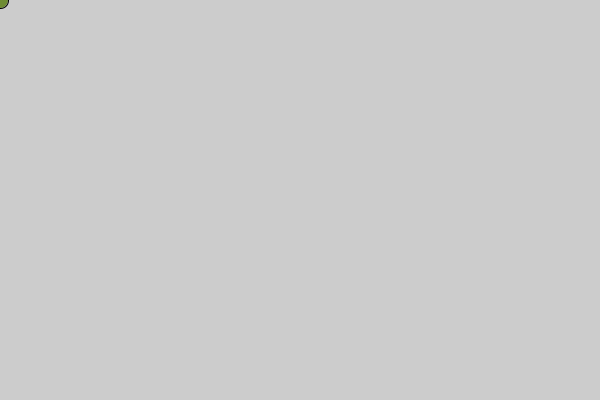
Frame 1 (no input)
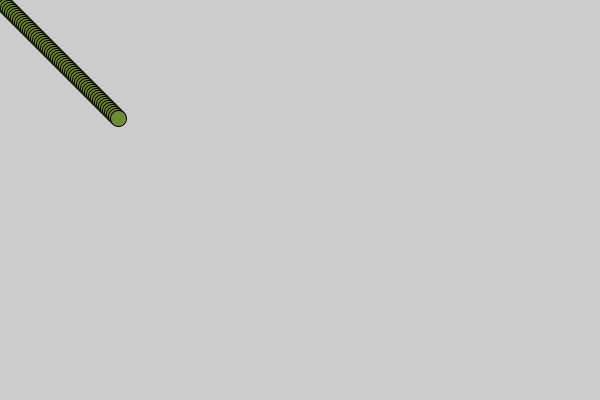
Frame 60 (the mouse pressed at the canvas centre just before this capture)
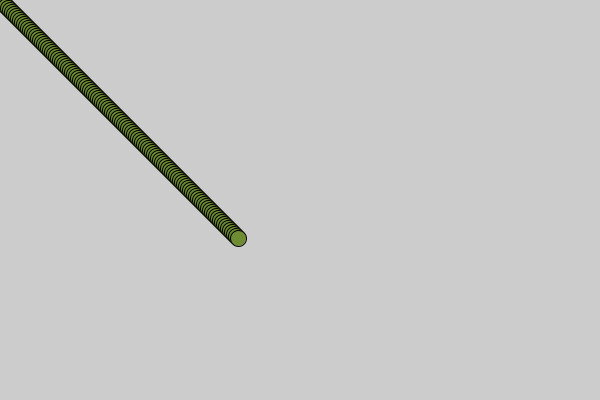
Frame 120 (the mouse held since frame 60 and released just before this capture)

The Processing sketch that drew these frames (run headless with seeded random() and noise(); from frame 60 on, the mouse is pressed at the canvas centre):

// Processing sketch: sp1
// ── sp1.pde
Ball ball1;

void setup() {
  size(600,400);
  
  ball1 = new Ball(0,0,16);
}

void draw() {
 // background(255);
  ball1.display();
  ball1.move();
  ball1.bounce();

}

// ── Class_ball.pde
class Ball {
  float x = 50;
  float y = 50;
  float xspeed = 2;
  float yspeed = 2;
  int W = 50;
  float incrementSpeed = 0.2;
 
Ball(float tempX, float tempY, int tempW) {
  x = tempX;
  y = tempY;
  W = tempW;
  
}
  
void move() {
  y = y + yspeed;
  x = x + xspeed;
  
}

void bounce(){
    if(x <= 0 || x >= width - W){
    xspeed = -xspeed;
    xspeed += (xspeed > 0) ? incrementSpeed : - incrementSpeed;
  }
    if(y <= 0 || y >= height - W) {
    yspeed = -yspeed;
    yspeed += (yspeed > 0) ? incrementSpeed : - incrementSpeed;
  }
  
  x = constrain(x, 0, width - W);
  y = constrain(y, 0, height - W);
   
}
void display() {

  fill(110,140,50);
  stroke(0);
  ellipse(x,y,W,W);
}
}
